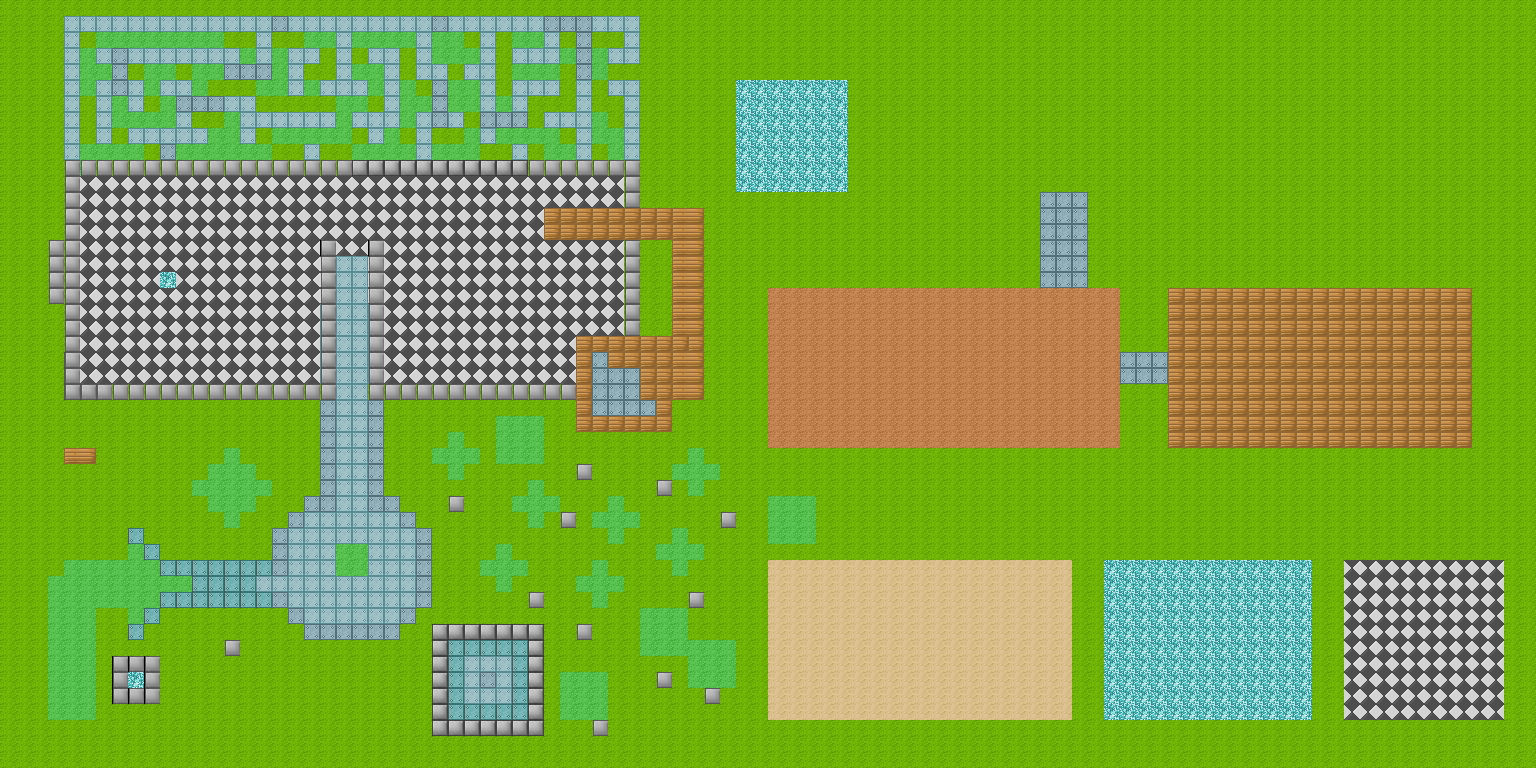

A level layout from a 2D game, rendered from its tile map. Below: a short description, then the map file with tile-grid data replaced by summaries:
An orthogonal 96x48 tile map with 16x16 px tiles, 8 tile layers (00, 01, 02, 03, ...).

<map version="1.0" tiledversion="1.0.3" orientation="orthogonal" renderorder="right-down" width="96" height="48" tilewidth="16" tileheight="16" nextobjectid="1">
 <tileset firstgid="1" source="tileset02.tsx" />
 <layer name="00" width="96" height="48">
  <data>[4608 cells, 4608 non-empty, 10 distinct tile ids]</data>
 </layer>
 <layer name="01" width="96" height="48">
  <data>[4608 cells, 567 non-empty, 11 distinct tile ids]</data>
 </layer>
 <layer name="02" width="96" height="48">
  <data>[4608 cells, 501 non-empty, 8 distinct tile ids]</data>
 </layer>
 <layer name="03" width="96" height="48">
  <data>[4608 cells, 507 non-empty, 11 distinct tile ids]</data>
 </layer>
 <layer name="04" width="96" height="48">
  <data>[4608 cells, 521 non-empty, 7 distinct tile ids]</data>
 </layer>
 <layer name="05" width="96" height="48">
  <data>[4608 cells, 373 non-empty, 8 distinct tile ids]</data>
 </layer>
 <layer name="06" width="96" height="48">
  <data>[4608 cells, 288 non-empty, 4 distinct tile ids]</data>
 </layer>
 <layer name="07" width="96" height="48">
  <data>[4608 cells, 0 non-empty, 0 distinct tile ids]</data>
 </layer>
</map>